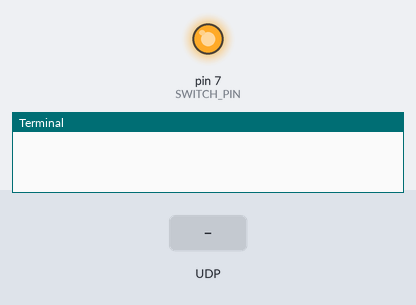
A program run on a simulated Raspberry Pi (header pin numbers). Shown: output pins drawn as LEDs (lit = HIGH), the last lines printed to the terminal. The test bench sets the inputs (shaded band). The clock reads 2024-03-15 10:24:30 at power-on unless the program sets it.

Above: at 1.2 s.
1.3 s: UDP packet "100" arrives
At 2.5 s:
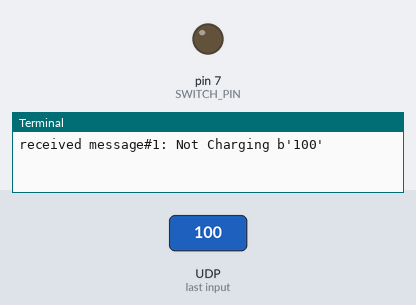
2.8 s: UDP packet "1" arrives
At 3.7 s:
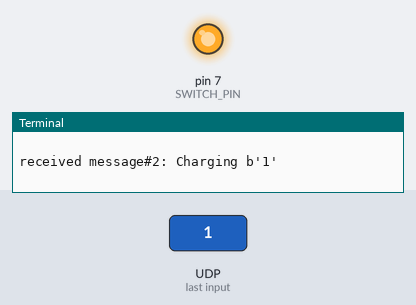
Timing chart, 0 to 5.8 s (numbered marks = the images above; inputs shaded):
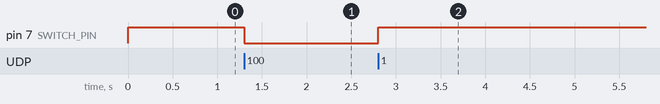

The program:

battClient.py
```python
import socket
import RPi.GPIO as GPIO
import signal
import sys
import datetime

UDP_IP = "224.0.0.1"
UDP_PORT = 10001
SWITCH_PIN = 7


class battClient():

    def __init__(self):
        self.i = 0
        self.power_flag = 0
        try:
            self.setup_socket()
            self.setup_GPIO()
        except:
            print("Socket creation error. Make sure client address set\n")
        self.run() #Run the client that controls and uses charging scheme

    def setup_GPIO(self):
        #Setup Raspberry Pi GPIO
        GPIO.setwarnings(False) #ignore warnings because we have GPIO high after exit
        GPIO.setmode(GPIO.BOARD)
        GPIO.setup(SWITCH_PIN, GPIO.OUT)
        GPIO.output(SWITCH_PIN, GPIO.HIGH)

    def setup_socket(self):
        #Setup UDP socket
        HOST_IP = socket.gethostbyname(socket.gethostname())
        self.sock = socket.socket(socket.AF_INET, # Internet
                                  socket.SOCK_DGRAM,
                                  socket.IPPROTO_UDP) # UDP
        self.sock.setsockopt(socket.SOL_SOCKET, socket.SO_REUSEADDR, 1)
        self.sock.bind(('', UDP_PORT))
        self.sock.settimeout(10)
        mreq = socket.inet_aton(UDP_IP) + socket.inet_aton(HOST_IP)
        self.sock.setsockopt(socket.IPPROTO_IP, socket.IP_ADD_MEMBERSHIP, mreq)

    def signal_handler(self, sig, frame):
        print("Exit command\n")
        GPIO.output(SWITCH_PIN, GPIO.HIGH) #revert to regular charging on exit
        self.sock.close()
        sys.exit(0)

    def run(self):
        while True:
            signal.signal(signal.SIGINT, self.signal_handler) #ctrl-c capture
            try:
                data, addr = self.sock.recvfrom(1024) # buffer size is 1024 bytes
                if(data == "100" and ~self.power_flag):
                    GPIO.output(SWITCH_PIN, GPIO.LOW)
                    self.power_flag = 1
                    self.stat = "Fully charged\n"
                elif(int(data) <= 80):
                    GPIO.output(SWITCH_PIN, GPIO.HIGH)
                    self.power_flag = 0
                    self.stat = "Charging %s\n" % (data)
                else:
                    t = datetime.datetime.now().time()
                    t = str(t).split(":")
                    h = int(t[0])
                    if(h <7):
                        GPIO.output(SWITCH_PIN, GPIO.HIGH)
                    else:
                        GPIO.output(SWITCH_PIN, GPIO.LOW)
                    self.stat = "Not Charging %s\n" % (data)
                self.i +=1
                print("received message#%d: %s" % (self.i,self.stat))
            except socket.timeout:
                GPIO.output(SWITCH_PIN, GPIO.HIGH)
                print("Battery service not active, resulting to regular charging")

battClient()
```

Measured:
- after the input at 1.3 s, pin 7 (SWITCH_PIN): HIGH → LOW at once
- after the input at 2.8 s, pin 7 (SWITCH_PIN): LOW → HIGH at once
